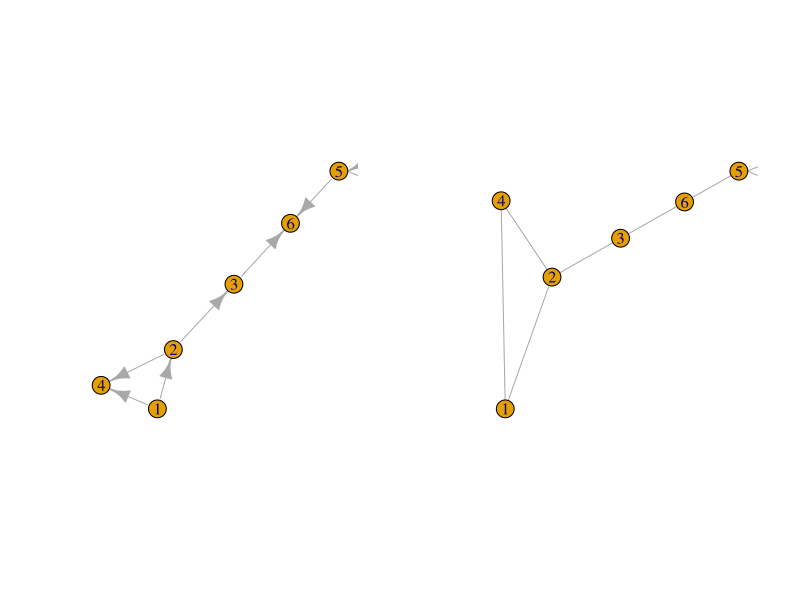

Write R code to recreate this figure.
#Graficos en Forma de Red

library(tidyverse)
library(igraph)


g_dir <- graph(edges = c(1,2, 2,3, 2,4, 1,4, 5,5, 3,6,5,6), n = 6)
g_n_dir <- graph(edges = c(1,2, 2,3, 2,4, 1,4, 5,5, 3,6,5,6), n = 6, directed = FALSE)

par(mfrow = c(1,2))

plot(g_dir)

plot(g_n_dir)
